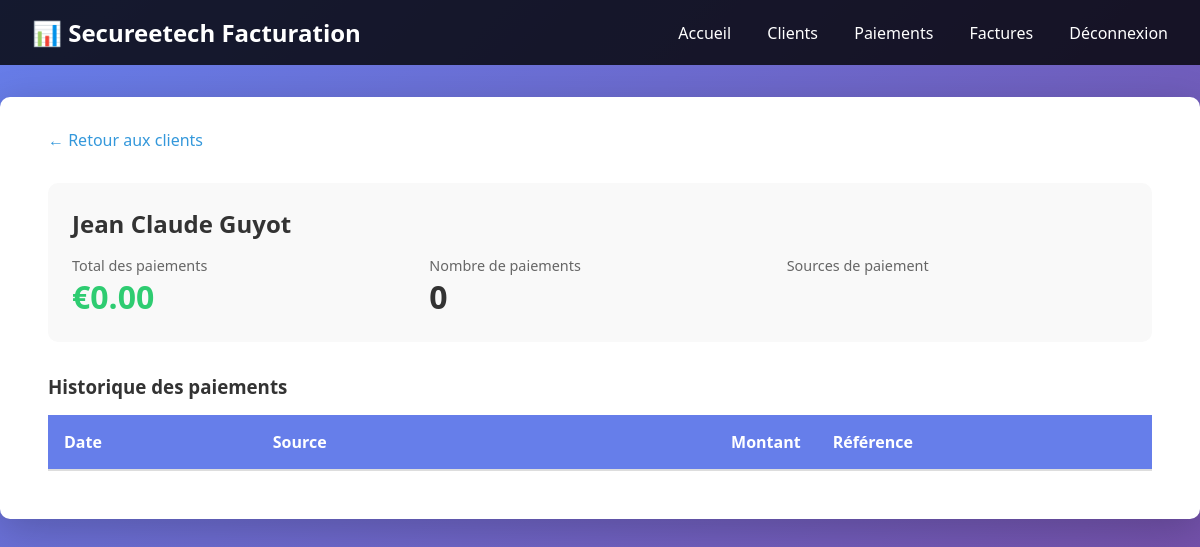
/client/Jean Claude Guyot (signed in), run on an earlier commit of the app's database.
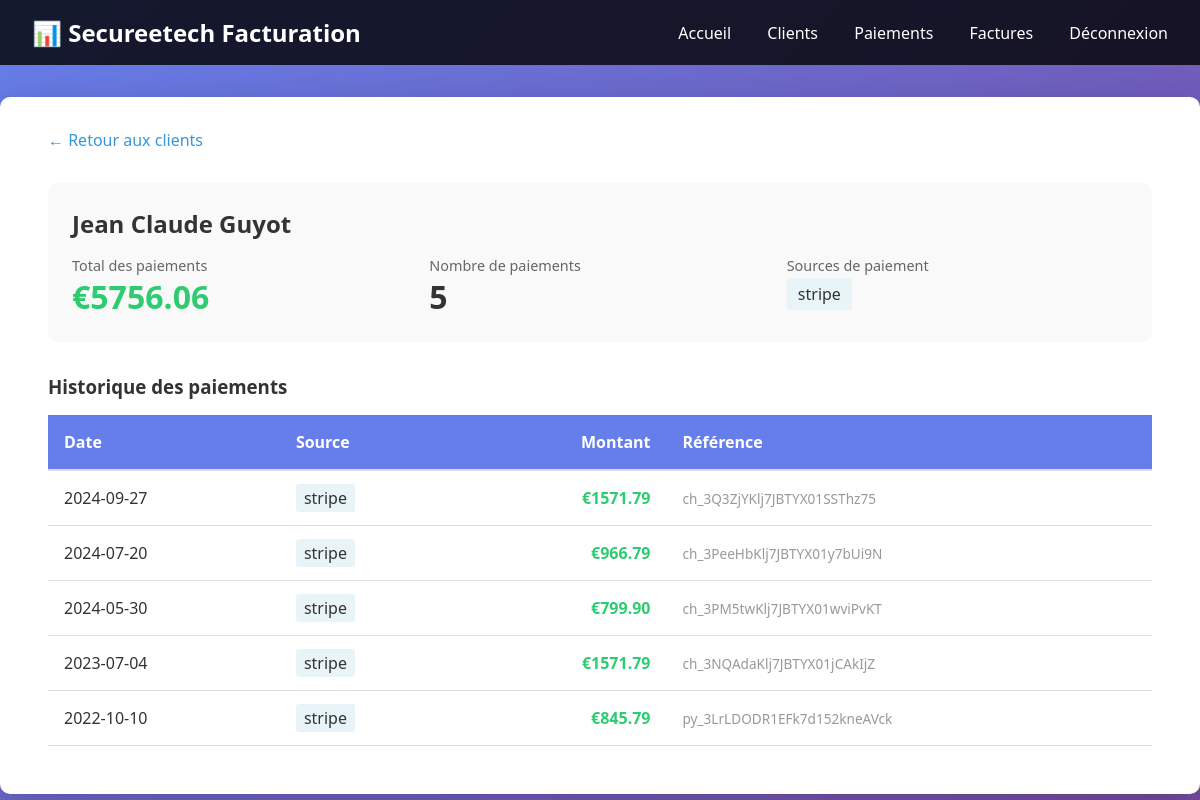
And on a later commit of the database.
### tables this page shows
CREATE TABLE paiements (
        id INTEGER PRIMARY KEY AUTOINCREMENT,
        date_paiement TEXT NOT NULL,
        source TEXT NOT NULL,
        montant REAL NOT NULL,
        client_nom TEXT,
        email TEXT,
        statut TEXT DEFAULT 'pending',
        reference_externe TEXT,
        metadonnees TEXT,
        synchronise INTEGER DEFAULT 0,
        created_at TEXT DEFAULT CURRENT_TIMESTAMP
    );

### app.py (the view)
@app.route('/client/<client_nom>')
@login_required
def detail_client(client_nom):
    paiements = database.obtenir_paiements_client(client_nom)
    total = sum(p['montant'] for p in paiements)
    sources = set(p['source'] for p in paiements)
    return render_template('client_detail.html',
                         client_nom=client_nom,
                         paiements=paiements,
                         total=total,
                         sources=sources,
                         nb_paiements=len(paiements))

### app.py (called while the page is built)
def login_required(f):
    @wraps(f)
    def decorated_function(*args, **kwargs):
        if 'authenticated' not in session:
            return redirect(url_for('connexion'))
        return f(*args, **kwargs)
    return decorated_function

### database.py (called while the page is built)
def get_connection():
    conn = sqlite3.connect(DATABASE_URL)
    conn.row_factory = sqlite3.Row
    return conn

def obtenir_paiements_client(client_nom):
    conn = get_connection()
    cursor = conn.cursor()
    cursor.execute(
        '''SELECT * FROM paiements
           WHERE LOWER(TRIM(client_nom)) = LOWER(TRIM(?))
           ORDER BY date_paiement DESC''',
        (client_nom,)
    )
    paiements = [dict(row) for row in cursor.fetchall()]
    conn.close()
    return paiements

### templates/client_detail.html (shortened to what this page needs)
{% extends "base.html" %}
{% block content %}
<div style="margin-bottom: 2rem;">
    <a href="/clients" style="color: #3498db; text-decoration: none;">← Retour aux clients</a>
</div>
<div style="background: #f9f9f9; padding: 1.5rem; border-radius: 10px; margin-bottom: 2rem;">
    <h2>{{ client_nom }}</h2>
    <div style="display: grid; grid-template-columns: 1fr 1fr 1fr; gap: 1rem; margin-top: 1rem;">
        <div>
            <div style="color: #666; font-size: 0.9rem;">Total des paiements</div>
            <div style="font-size: 2rem; font-weight: bold; color: #2ecc71;">€{{ "%.2f"|format(total) }}</div>
        </div>
        <div>
            <div style="color: #666; font-size: 0.9rem;">Nombre de paiements</div>
            <div style="font-size: 2rem; font-weight: bold;">{{ nb_paiements }}</div>
        </div>
        <div>
            <div style="color: #666; font-size: 0.9rem;">Sources de paiement</div>
            <div style="font-size: 1rem; margin-top: 0.5rem;">
                {% for source in sources %}
                    <span style="background: #e8f4f8; padding: 0.3rem 0.7rem; border-radius: 3px; margin-right: 0.3rem;">
                        {{ source }}
                    </span>
                {% endfor %}
            </div>
        </div>
    </div>
</div>
<h3>Historique des paiements</h3>
<table style="width: 100%; border-collapse: collapse;">
    <thead>
        <tr style="background: #f0f0f0; border-bottom: 2px solid #ddd;">
            <th style="padding: 1rem; text-align: left;">Date</th>
            <th style="padding: 1rem; text-align: left;">Source</th>
            <th style="padding: 1rem; text-align: right;">Montant</th>
            <th style="padding: 1rem; text-align: left;">Référence</th>
        </tr>
    </thead>
    <tbody>
        {% for paiement in paiements %}
        <tr style="border-bottom: 1px solid #eee;">
            <td style="padding: 1rem;">{{ paiement.date_paiement }}</td>
            <td style="padding: 1rem;">
                <span style="background: #e8f4f8; padding: 0.2rem 0.5rem; border-radius: 3px;">
                    {{ paiement.source }}
                </span>
            </td>
            <td style="padding: 1rem; text-align: right; font-weight: bold; color: #2ecc71;">
                €{{ "%.2f"|format(paiement.montant) }}
            </td>
            <td style="padding: 1rem; font-size: 0.85rem; color: #999;">
                {{ paiement.reference_externe or '-' }}
            </td>
        </tr>
        {% endfor %}
    </tbody>
</table>
{% endblock %}

### templates/base.html (shortened to what this page needs)
<!DOCTYPE html>
<html lang="fr">
<head>
</head>
<body>
    {% if session.get('authenticated') %}
    <div class="navbar">
        <h1>📊 Secureetech Facturation</h1>
        <div>
            <a href="{{ url_for('index') }}">Accueil</a>
            <a href="{{ url_for('clients') }}">Clients</a>
            <a href="{{ url_for('paiements') }}">Paiements</a>
            <a href="{{ url_for('factures') }}">Factures</a>
            <a href="{{ url_for('deconnexion') }}">Déconnexion</a>
        </div>
    </div>
    {% endif %}
    <div class="container">
        <div class="content">
            {% block content %}{% endblock %}
        </div>
    </div>
</body>
</html>

### templates/base.html (style rules this page uses)
* { margin: 0; padding: 0; box-sizing: border-box; }
body { font-family: 'Segoe UI', Tahoma, Geneva, Verdana, sans-serif; background: linear-gradient(135deg, #667eea 0%, #764ba2 100%); min-height: 100vh; color: #333; }
.navbar { background: rgba(0,0,0,0.8); padding: 1rem 2rem; color: white; display: flex; justify-content: space-between; align-items: center; }
.navbar h1 { font-size: 1.5rem; }
.navbar a { color: white; text-decoration: none; margin-left: 2rem; }
.container { max-width: 1200px; margin: 2rem auto; padding: 0 1rem; background: white; border-radius: 10px; box-shadow: 0 10px 40px rgba(0,0,0,0.2); }
.content { padding: 2rem; }
table { width: 100%; border-collapse: collapse; margin: 1rem 0; }
table th, table td { padding: 1rem; text-align: left; border-bottom: 1px solid #ddd; }
table th { background: #667eea; color: white; }

What changed in the data, as far as the page shows it:
added paiements: source "stripe", date_paiement "2024-09-27", montant "1571.79", reference_externe "ch_3Q3ZjYKlj7JBTYX01SSThz75"
added paiements: date_paiement "2024-07-20", source "stripe", montant "966.79", reference_externe "ch_3PeeHbKlj7JBTYX01y7bUi9N", shown under "Historique des paiements"
added paiements: date_paiement "2024-05-30", source "stripe", montant "799.90", reference_externe "ch_3PM5twKlj7JBTYX01wviPvKT", shown under "Historique des paiements"
added paiements: date_paiement "2023-07-04", source "stripe", montant "1571.79", reference_externe "ch_3NQAdaKlj7JBTYX01jCAkIjZ", shown under "Historique des paiements"
added paiements: date_paiement "2022-10-10", source "stripe", montant "845.79", reference_externe "py_3LrLDODR1EFk7d152kneAVck", shown under "Historique des paiements"
Also different on the page:
{{ "%.2f"|format(total) }}: "0.00" → "5756.06"
{{ nb_paiements }}: "0" → "5"
